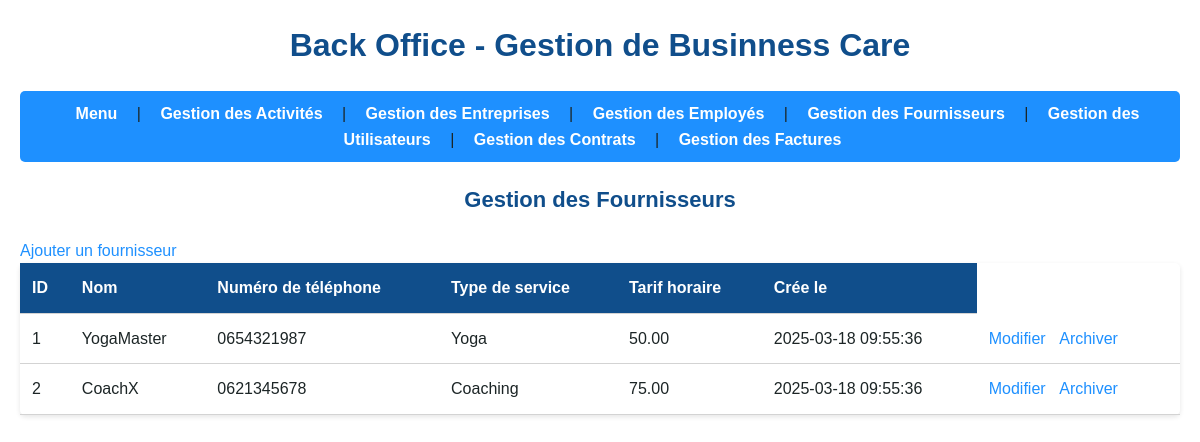
/back_office/pages/providers/index.php, run on the app's committed database.
### tables this page shows
CREATE TABLE `providers` (
  `id` int(11) NOT NULL,
  `name` varchar(100) NOT NULL COMMENT 'Nom du prestataire',
  `email` varchar(100) DEFAULT NULL COMMENT 'Email du prestataire',
  `phone_number` varchar(20) DEFAULT NULL COMMENT 'Numéro de téléphone',
  `service_type` varchar(100) NOT NULL COMMENT 'Type de prestation (yoga, coaching, etc.)',
  `hourly_rate` decimal(10,2) NOT NULL COMMENT 'Tarif horaire',
  `created_at` timestamp NOT NULL DEFAULT CURRENT_TIMESTAMP,
  `archived` tinyint(1) DEFAULT '0'
);

### back_office/pages/providers/index.php (the view, shortened to what this page needs)
<!DOCTYPE html>
<html lang="fr">
<head>
    <link rel="stylesheet" href="../../assets/style.css">
</head>
<body></body>
</html>
<?php
require_once '../../config/database.php';
$stmt = $pdo->query("SELECT * FROM providers WHERE archived = 0");
$providers = $stmt->fetchAll(PDO::FETCH_ASSOC);
?>
<?php
require_once '../../composants/nav.php';
?>
<h2>Gestion des Fournisseurs</h2>
<a href="add.php">Ajouter un fournisseur</a>
<table>
    <tr>
        <th>ID</th>
        <th>Nom</th>
        <th>Numéro de téléphone</th>
        <th>Type de service</th>
        <th>Tarif horaire</th>
        <th>Crée le</th>
    </tr>
    <?php foreach ($providers as $providy): ?>
        <tr>
            <td><?php echo $providy['id']; ?></td>
            <td><?php echo htmlspecialchars($providy['name']); ?></td>
            <td><?php echo ($providy['phone_number']); ?></td>
            <td><?php echo htmlspecialchars($providy['service_type']); ?></td>
            <td><?php echo ($providy['hourly_rate']); ?></td>
            <td><?php echo $providy['created_at']; ?></td>
            <td>
                <a href="edit.php?id=<?php echo $providy['id']; ?>">Modifier</a>
                <a href="archive.php?id=<?php echo $providy['id']; ?>"
                    onclick="return confirm('Voulez-vous vraiment archiver?')">Archiver</a>
            </td>
        </tr>
    <?php endforeach; ?>
</table>
</body>
</html>

### back_office/assets/style.css (style rules this page uses)
* { margin: 0; padding: 0; box-sizing: border-box; font-family: Arial, sans-serif; }
:root { --bleu-principal: #1E90FF; --bleu-fonce: #104E8B; --noir: #1C2526; --gris: #D3D3D3; --blanc: #FFFFFF; --gris-fonce: #808080; }
body { background-color: var(--blanc); color: var(--noir); line-height: 1.6; padding: 20px; }
h1, h2 { color: var(--bleu-fonce); margin-bottom: 20px; }
h2 { font-size: 22px; text-align: center; }
table { width: 100%; border-collapse: collapse; background-color: var(--blanc); margin-bottom: 20px; box-shadow: 0 2px 5px rgba(0, 0, 0, 0.1); border-radius: 5px; }
th, td { padding: 12px; text-align: left; border-bottom: 1px solid var(--gris); }
th { background-color: var(--bleu-fonce); color: var(--blanc); font-weight: bold; }
td { color: var(--noir); }
td a { color: var(--bleu-principal); text-decoration: none; margin-right: 10px; }
a { color: var(--bleu-principal); text-decoration: none; }

### data on the page
providers: id "1", name "YogaMaster", phone_number "0654321987", service_type "Yoga", hourly_rate "50.00", created_at "2025-03-18 09:55:36"
providers: id "2", name "CoachX", phone_number "0621345678", service_type "Coaching", hourly_rate "75.00", created_at "2025-03-18 09:55:36"
